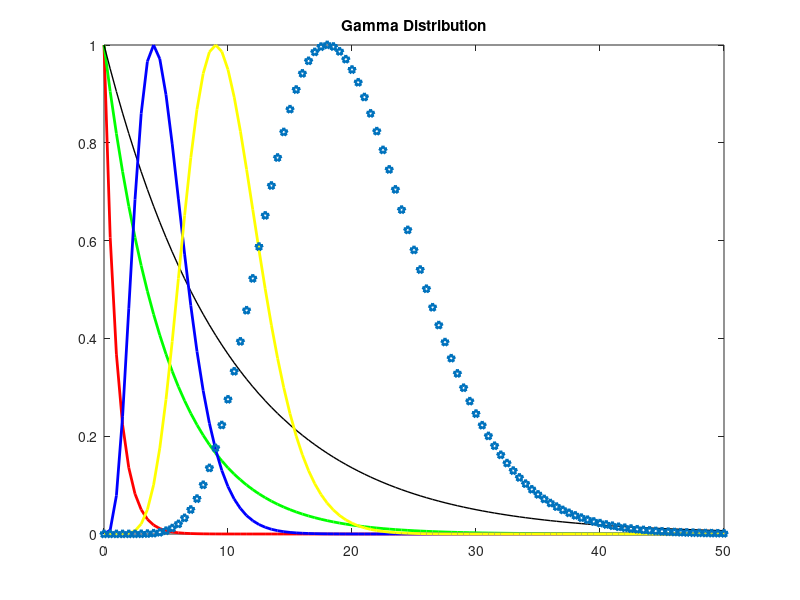

This figure's MATLAB source:
% Brian Powell 012362894
% EE381 - Chaw-Long Chu
%
% Homework_5
%
% Question_1
% X ranges from 0 to 50 and the interval on x-axis is 0.05, please plot pdf
% of Gamma Distribution for
% 1.(a=1,b=1) 2.(a=1,b=5) 3.(a=1,b=10) 4.(a=5,b=1) 5.(a=10,b=1)
% 6.(a=10,b=2)
%

clc
clear

z = (0:0.5:50);

%Gamma Distribution for each value
g1 = gampdf(z,1,1);
gg11 = g1/max(g1);

g2 = gampdf(z,1,5);
gg15 = g2/max(g2);

g3 = gampdf(z,1,10);
gg110 = g3/max(g3);

g4 = gampdf(z,5,1);
gg51 = g4/max(g4);

g5 = gampdf(z,10,1);
gg101 = g5/max(g5);

g6 = gampdf(z,10,2);
gg102 = g6/max(g6);
figure(1);

%Plotting 6 lines for each distribution
plot(z, gg11, 'r', 'LineWidth', 2);
hold on;
plot(z, gg15, 'g', 'LineWidth', 2);
hold on;
plot(z, gg110, 'k', 'LineWidth', 1);
hold on;
plot(z, gg51, 'b', 'LineWidth', 2);
hold on;
plot(z, gg101, 'y', 'LineWidth', 2);
hold on;
plot(z, gg102, 'p', 'LineWidth', 2);
title('Gamma Distribution');





